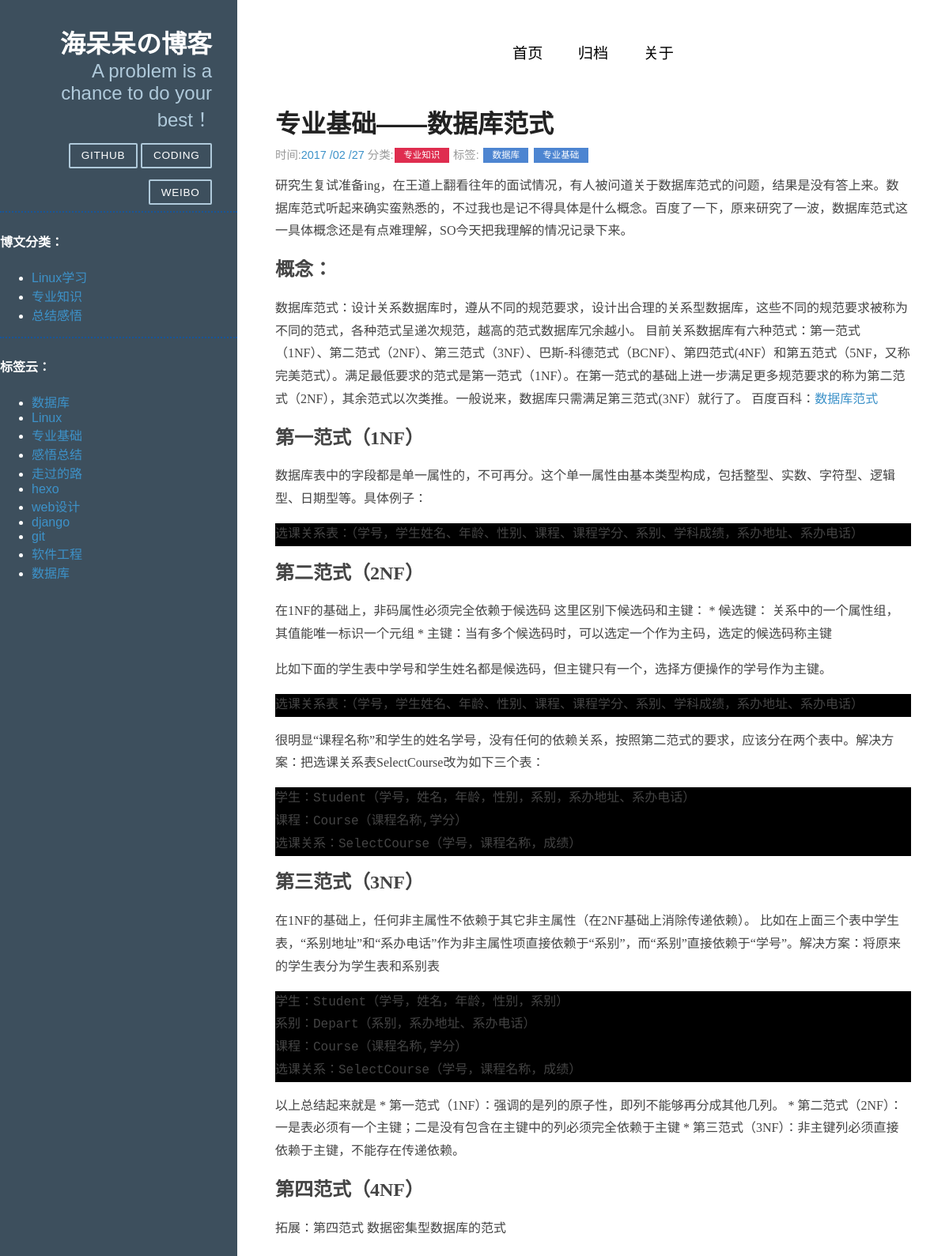
The app's page /2/, older data.
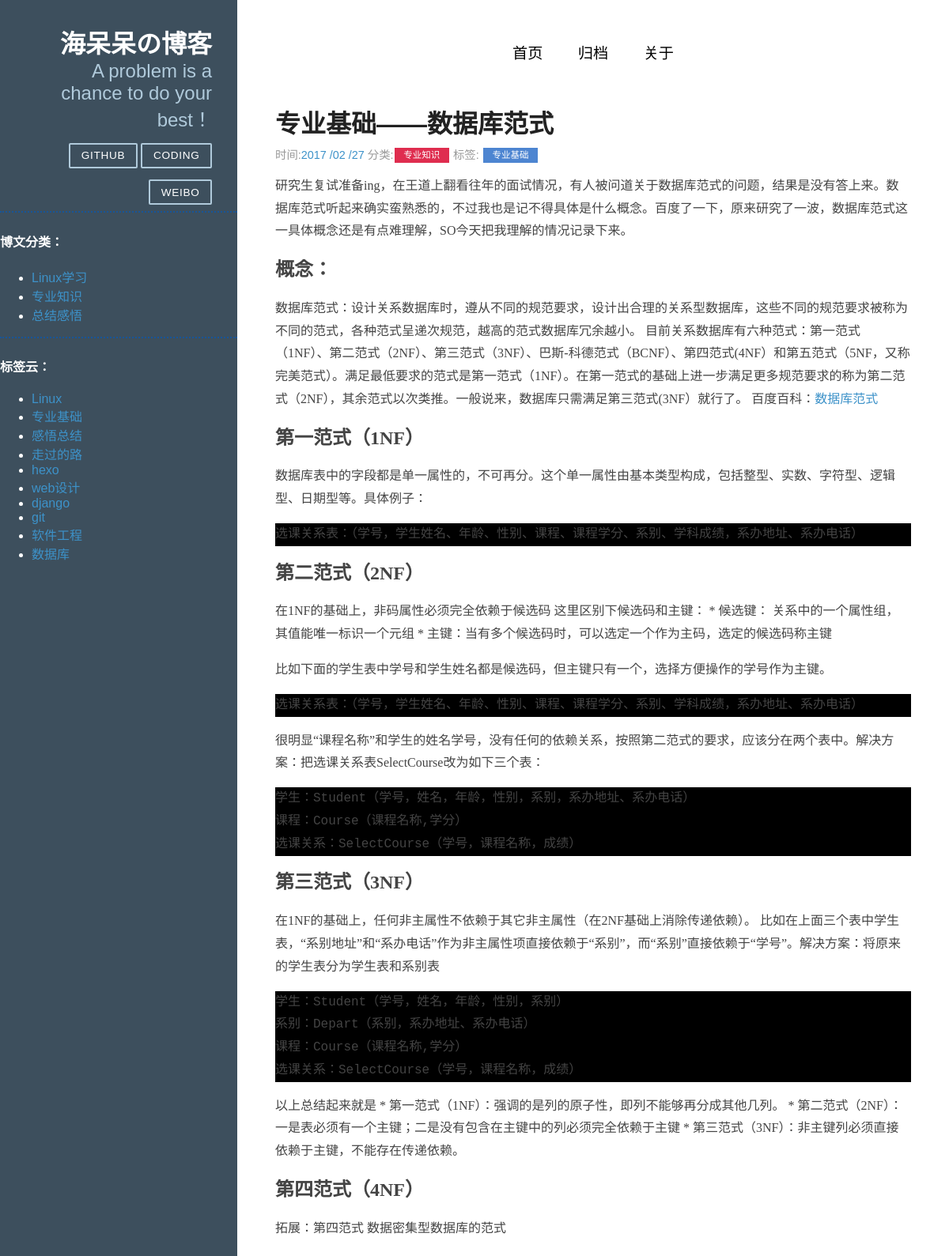
The same page, newer data.
### blog/models.py (models this page shows)
class Category(models.Model):
    name = models.CharField('类名', max_length=20)
    created_time = models.DateTimeField('创建时间', auto_now_add=True)
    last_modified_time = models.DateTimeField('修改时间', auto_now=True)
    def __str__(self):
        return self.name
    class Meta:
        verbose_name = '分类'
        verbose_name_plural = '分类'

class Tag(models.Model):
    tag_name = models.CharField('标签', max_length=20)
    def __unicode__(self):
        return self.tag_name
    class Meta:
        verbose_name = '标签'
        verbose_name_plural = '标签'

### blog/views.py (the view)
# urls.py: url(r'^(?P<id>\d+)/$', views.detail, name= 'detail'),
def detail(request, id):
    category_list = Category.objects.all() # 获取分类列表
    tag_list = Tag.objects.all() # 获取标签列表
    try:
        post = Article.objects.get(id=str(id))
    except Article.DoesNotExist:
        raise Http404
    context = { 'post' : post , 'category_list' : category_list , 'tag_list' : tag_list }
    return render(request, 'post.html', context)

### blog/templatetags/custom_markdown.py (called while the page is built)
@register.filter(is_safe=True)
@stringfilter
def custom_markdown(value):
    return mark_safe(markdown.markdown(value,
        extensions = ['markdown.extensions.fenced_code', 'markdown.extensions.codehilite'],
                                       safe_mode=True,
                                       enable_attributes=False))

### templates/post.html
{% extends "base.html" %}
{% load custom_markdown %}
{% block content %}
<div id="layout" class="pure-g">
    <div class="sidebar pure-u-1 pure-u-md-1-4">
        <div class="header">
            <h1 class="brand-title">海呆呆の博客</h1>
            <h2 class="brand-tagline">A problem is a chance to do your best！</h2>
            <nav class="nav">
                <ul class="nav-list">
                    <li class="nav-item">
                        <a class="pure-button" href="https://github.com/hidaidai">Github</a>
                    </li>
                    <li class="nav-item">
                        <a class="pure-button" href="http://weibo.com/dinosaurliu">Coding</a>
                    </li>
                     <li class="nav-item">
                        <a class="pure-button" href="http://weibo.com/dinosaurliu">Weibo</a>
                    </li>
                </ul>
            </nav>
        </div>
        <hr style=" height:2px;border:none;border-top:2px dotted #185598;" />
         <div>
             <h4>博文分类：</h4>
             <div class="row">
                   <ul>
            {% for category in category_list %}
                       <li class="cat-item">
                        <a href="{% url 'search_category' category=category.name %}">    {{ category.name }}</a>
                       </li>
            {% endfor %}
                  </ul>
          </div>
        </div>
         <hr style=" height:2px;border:none;border-top:2px dotted #185598;" />
         <div>
             <h4>标签云：</h4>
             <div class="row">
                   <ul>
            {% for tag in tag_list %}
                       <li class="cat-item">
                        <a href="#">    {{ tag.tag_name }}</a>
                       </li>
            {% endfor %}
                  </ul>
          </div>
        </div>
    </div>
    <div class="content pure-u-1 pure-u-md-3-4">
        <div>
           <div class="footer">
                <div class="pure-menu pure-menu-horizontal pure-menu-open">
                    <ul>
                        <li><a href="http://localhost:9000/">首页</a></li>
                        <li><a href="http://localhost:9000/archives/">归档</a></li>
                        <li><a href="http://localhost:9000/aboutme/">关于</a></li>
                    </ul>
                </div>
            </div>
<div class="posts">
        <section class="post">
            <header class="post-header">
                            <h2 class="post-title">{{ post.title }}</h2>
                            <p class="post-meta">
                                                               时间:<a class="post-author">{{ post.created_time|date:"Y /m /d" }}</a>
                                                               分类:<a class="post-category post-category-js" href="{% url 'search_category' category=post.category %}">{{ post.category }}</a>
                                                               标签:
                          {% for tag in post.tag.all %}
                            <a class="post-category post-category-pure" href="#">{{ tag }}</a>
                          {% endfor %}
                    </p>
            </header>
                <div class="post-description">
                    <p>
                        {{ post.body|custom_markdown }}
                    </p>
                </div>
        </section>
</div>
        </div>
    </div>
</div>
{% endblock %}

Row changes from the older to the newer data that the page shows:
removed Tag: tag_name "数据库"
